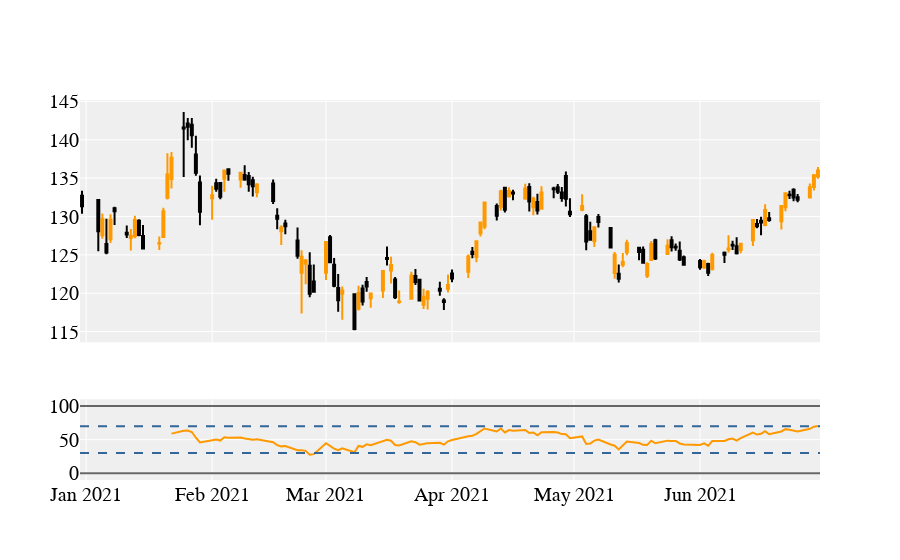

Here is the notebook cell this chart was saved with:
### Code cell
# Import necessary libraries
from plotly.subplots import make_subplots
import plotly.graph_objects as go
import yfinance as yf
pio.templates.default = "plotly"

# Download historic pricing data for $BTC-USD
data = yf.Ticker('aapl').history(start='2021-01-01', end='2021-07-01')[['Open', 'High', 'Low', 'Close', 'Volume']]
# Force lowercase column names
data.columns = map(str.lower, data.columns)

# Make RSI Calculations
pandas_rsi(df=data, window_length=14, price='close')

# Set option to view all columns
pd.set_option('display.max_columns', None)
# Create Figure
fig = make_subplots(rows=2, cols=1, shared_xaxes=True, row_width=[0.25, 0.75])

# Create Candlestick chart for price data
fig.add_trace(go.Candlestick(
    x=data.index,
    open=data['open'],
    high=data['high'],
    low=data['low'],
    close=data['close'],
    increasing_line_color='#ff9900',
    decreasing_line_color='black',
    showlegend=False
), row=1, col=1)

# Make RSI Plot
fig.add_trace(go.Scatter(
    x=data.index,
    y=data['rsi'],
    line=dict(color='#ff9900', width=2),
    showlegend=False,
), row=2, col=1
)

# Add upper/lower bounds
fig.update_yaxes(range=[-10, 110], row=2, col=1)
fig.add_hline(y=0, col=1, row=2, line_color="#666", line_width=2)
fig.add_hline(y=100, col=1, row=2, line_color="#666", line_width=2)

# Add overbought/oversold
fig.add_hline(y=30, col=1, row=2, line_color='#336699', line_width=2, line_dash='dash')
fig.add_hline(y=70, col=1, row=2, line_color='#336699', line_width=2, line_dash='dash')

# Customize font, colors, hide range slider
layout = go.Layout(
    plot_bgcolor='#efefef',
    # Font Families
    font_family='Monospace',
    font_color='#000000',
    font_size=20,
    xaxis=dict(
        rangeslider=dict(
            visible=False
        )
    )
)

# update and display
fig.update_layout(layout)
fig.show()
